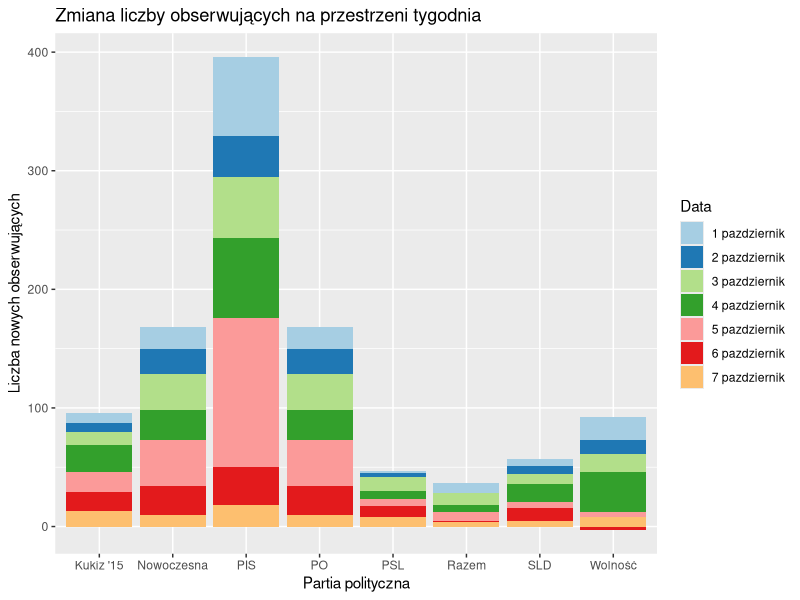

This figure's R source: (Note: this script raises an error after producing the figure.)
## ---- chunk 1
knitr::opts_chunk$set(echo = FALSE)
## ---- chunk 2
library(ggplot2)
library(readxl)
library(dplyr)
df <- read_excel("obserwujacy.xlsx", sheet = 1)
## ---- chunk 3
ggplot(data=df, aes(x=Partia, y=Liczba, fill=Data)) +
  geom_bar(stat="identity") + 
  scale_fill_brewer(palette="Paired")  + 
  labs(x="Partia polityczna", y="Liczba nowych obserwujących") +
  ggtitle("Zmiana liczby obserwujących na przestrzeni tygodnia")
## ---- chunk 4
df["Data"]<-c("01.10","02.10","03.10","04.10","05.10","06.10","07.10")
ggplot(data = df,aes(x=Data,y=Liczba,colour=Partia,group=Partia))+
  geom_point()+
  geom_line()+
  scale_color_brewer(palette="Set1")+ 
  labs(x="Data", y="Liczba nowych obserwujących") +
  ggtitle("Zmiany liczby obserwujących na przestrzeni tygodnia")

group_by(df,Partia)%>%
  mutate(Suma=cumsum(Liczba))->df2

ggplot(data = df2,aes(x=Data,y=Suma,colour=Partia,group=Partia))+
  geom_point()+
  geom_line()+
  scale_color_brewer(palette="Set1")+ 
  labs(x="Data", y="Liczba nowych obserwujących(kumulatywnie)") +
  ggtitle("Zmiany liczby obserwujących na przestrzeni tygodnia(kumulatywnie)")

